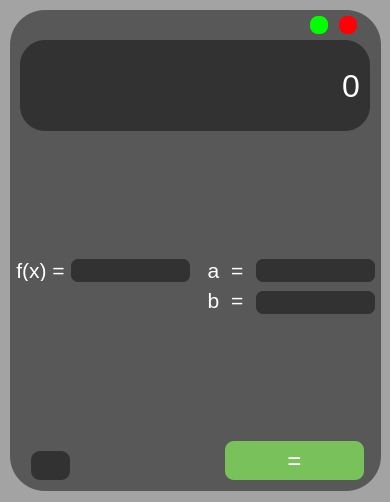
<?xml version="1.0" encoding="UTF-8"?>
<ui version="4.0">
 <class>MainWindow</class>
 <widget class="QMainWindow" name="MainWindow">
  <property name="windowModality">
   <enum>Qt::NonModal</enum>
  </property>
  <property name="geometry">
   <rect>
    <x>0</x>
    <y>0</y>
    <width>390</width>
    <height>502</height>
   </rect>
  </property>
  <property name="minimumSize">
   <size>
    <width>390</width>
    <height>502</height>
   </size>
  </property>
  <property name="maximumSize">
   <size>
    <width>390</width>
    <height>502</height>
   </size>
  </property>
  <property name="windowTitle">
   <string>ntegral</string>
  </property>
  <property name="windowOpacity">
   <double>1.000000000000000</double>
  </property>
  <property name="styleSheet">
   <string notr="true">background-color: rgb(163, 163, 163);</string>
  </property>
  <widget class="QWidget" name="centralwidget">
   <widget class="QLabel" name="label_3">
    <property name="geometry">
     <rect>
      <x>-20</x>
      <y>260</y>
      <width>121</width>
      <height>21</height>
     </rect>
    </property>
    <property name="font">
     <font>
      <pointsize>16</pointsize>
      <weight>50</weight>
      <bold>false</bold>
     </font>
    </property>
    <property name="styleSheet">
     <string notr="true">background-color: transparent;
color: rgb(255, 255, 255);</string>
    </property>
    <property name="text">
     <string>f(x) =</string>
    </property>
    <property name="alignment">
     <set>Qt::AlignCenter</set>
    </property>
   </widget>
   <widget class="QLineEdit" name="funcao">
    <property name="geometry">
     <rect>
      <x>70</x>
      <y>258</y>
      <width>121</width>
      <height>25</height>
     </rect>
    </property>
    <property name="styleSheet">
     <string notr="true">background-color: rgb(50, 50, 50);
color: rgb(255, 255, 255);
border-radius:8px;
border-style:outset;
border-width:2px;
border-color:transparent;</string>
    </property>
   </widget>
   <widget class="QPushButton" name="calcular">
    <property name="geometry">
     <rect>
      <x>224</x>
      <y>440</y>
      <width>141</width>
      <height>41</height>
     </rect>
    </property>
    <property name="font">
     <font>
      <family>MS Shell Dlg 2</family>
      <pointsize>18</pointsize>
      <weight>50</weight>
      <italic>false</italic>
      <bold>false</bold>
     </font>
    </property>
    <property name="styleSheet">
     <string notr="true">QPushButton{
color: rgb(255, 255, 255);
background-color: rgb(121, 193, 90);
font: 18pt &quot;MS Shell Dlg 2&quot;;
border-style: outset;
border-width: 2px;
border-radius: 10px;
border-color: transparent;
padding: 4px;
}
QPushButton:pressed{
border-style: outset;
border-width: 2px;
border-radius: 10px;
border-color: transparent;
padding: 4px;
	background-color: rgb(207, 207, 207);
}</string>
    </property>
    <property name="text">
     <string>=</string>
    </property>
   </widget>
   <widget class="QLabel" name="label">
    <property name="geometry">
     <rect>
      <x>120</x>
      <y>150</y>
      <width>151</width>
      <height>101</height>
     </rect>
    </property>
    <property name="styleSheet">
     <string notr="true">background-color: transparent;</string>
    </property>
    <property name="text">
     <string/>
    </property>
    <property name="pixmap">
     <pixmap>qrc/Simbolo Integral.png</pixmap>
    </property>
    <property name="scaledContents">
     <bool>true</bool>
    </property>
   </widget>
   <widget class="QLabel" name="resultado">
    <property name="geometry">
     <rect>
      <x>20</x>
      <y>40</y>
      <width>350</width>
      <height>91</height>
     </rect>
    </property>
    <property name="minimumSize">
     <size>
      <width>349</width>
      <height>91</height>
     </size>
    </property>
    <property name="maximumSize">
     <size>
      <width>430</width>
      <height>91</height>
     </size>
    </property>
    <property name="font">
     <font>
      <pointsize>24</pointsize>
     </font>
    </property>
    <property name="styleSheet">
     <string notr="true">color: rgb(255, 255, 255);
background-color: rgb(50, 50, 50);
border-radius:25px;
padding:2px;</string>
    </property>
    <property name="frameShape">
     <enum>QFrame::WinPanel</enum>
    </property>
    <property name="frameShadow">
     <enum>QFrame::Raised</enum>
    </property>
    <property name="lineWidth">
     <number>5</number>
    </property>
    <property name="text">
     <string>0</string>
    </property>
    <property name="alignment">
     <set>Qt::AlignRight|Qt::AlignTrailing|Qt::AlignVCenter</set>
    </property>
    <property name="margin">
     <number>20</number>
    </property>
   </widget>
   <widget class="QLabel" name="label_2">
    <property name="geometry">
     <rect>
      <x>10</x>
      <y>10</y>
      <width>371</width>
      <height>481</height>
     </rect>
    </property>
    <property name="minimumSize">
     <size>
      <width>371</width>
      <height>481</height>
     </size>
    </property>
    <property name="maximumSize">
     <size>
      <width>371</width>
      <height>481</height>
     </size>
    </property>
    <property name="styleSheet">
     <string notr="true">border-radius:35px;
background-color: rgb(88, 88, 88);</string>
    </property>
    <property name="text">
     <string/>
    </property>
   </widget>
   <widget class="QLabel" name="label_4">
    <property name="geometry">
     <rect>
      <x>160</x>
      <y>290</y>
      <width>131</width>
      <height>21</height>
     </rect>
    </property>
    <property name="font">
     <font>
      <pointsize>16</pointsize>
      <weight>50</weight>
      <bold>false</bold>
     </font>
    </property>
    <property name="styleSheet">
     <string notr="true">background-color: transparent;
color: rgb(255, 255, 255);</string>
    </property>
    <property name="text">
     <string>b  =</string>
    </property>
    <property name="alignment">
     <set>Qt::AlignCenter</set>
    </property>
   </widget>
   <widget class="QLineEdit" name="b">
    <property name="geometry">
     <rect>
      <x>255</x>
      <y>290</y>
      <width>121</width>
      <height>25</height>
     </rect>
    </property>
    <property name="styleSheet">
     <string notr="true">background-color: rgb(50, 50, 50);
color: rgb(255, 255, 255);
border-radius:8px;
border-style:outset;
border-width:2px;
border-color:transparent;</string>
    </property>
   </widget>
   <widget class="QLineEdit" name="a">
    <property name="geometry">
     <rect>
      <x>255</x>
      <y>258</y>
      <width>121</width>
      <height>25</height>
     </rect>
    </property>
    <property name="styleSheet">
     <string notr="true">background-color: rgb(50, 50, 50);
color: rgb(255, 255, 255);
border-radius:8px;
border-style:outset;
border-width:2px;
border-color:transparent;</string>
    </property>
   </widget>
   <widget class="QLabel" name="label_5">
    <property name="geometry">
     <rect>
      <x>160</x>
      <y>260</y>
      <width>131</width>
      <height>21</height>
     </rect>
    </property>
    <property name="font">
     <font>
      <pointsize>16</pointsize>
      <weight>50</weight>
      <bold>false</bold>
     </font>
    </property>
    <property name="styleSheet">
     <string notr="true">background-color: transparent;
color: rgb(255, 255, 255);</string>
    </property>
    <property name="text">
     <string>a  =</string>
    </property>
    <property name="alignment">
     <set>Qt::AlignCenter</set>
    </property>
   </widget>
   <widget class="QPushButton" name="close">
    <property name="geometry">
     <rect>
      <x>339</x>
      <y>16</y>
      <width>18</width>
      <height>18</height>
     </rect>
    </property>
    <property name="styleSheet">
     <string notr="true">
background-color: rgb(255, 0, 4);
border-radius:8px;
border-width: 1px;



</string>
    </property>
    <property name="text">
     <string/>
    </property>
   </widget>
   <widget class="QPushButton" name="min">
    <property name="geometry">
     <rect>
      <x>310</x>
      <y>16</y>
      <width>18</width>
      <height>18</height>
     </rect>
    </property>
    <property name="styleSheet">
     <string notr="true">
background-color: rgb(0, 255, 0);
border-radius:8px;
border-width: 1px;



</string>
    </property>
    <property name="text">
     <string/>
    </property>
   </widget>
   <widget class="QPushButton" name="voltar">
    <property name="geometry">
     <rect>
      <x>30</x>
      <y>450</y>
      <width>41</width>
      <height>31</height>
     </rect>
    </property>
    <property name="font">
     <font>
      <family>MS Shell Dlg 2</family>
      <pointsize>18</pointsize>
      <weight>50</weight>
      <italic>false</italic>
      <bold>false</bold>
     </font>
    </property>
    <property name="styleSheet">
     <string notr="true">QPushButton{
background-color: rgb(50, 50, 50);
font: 18pt &quot;MS Shell Dlg 2&quot;;
border-style: outset;
border-width: 2px;
border-radius: 10px;
border-color: transparent;
padding: 4px;
}
QPushButton:pressed{
border-style: outset;
border-width: 2px;
border-radius: 10px;
border-color: transparent;
padding: 4px;
background-color: rgb(50, 50, 50);
}</string>
    </property>
    <property name="text">
     <string/>
    </property>
    <property name="icon">
     <iconset>
      <normaloff>qrc/setinha.png</normaloff>qrc/setinha.png</iconset>
    </property>
    <property name="iconSize">
     <size>
      <width>30</width>
      <height>30</height>
     </size>
    </property>
   </widget>
   <zorder>label_2</zorder>
   <zorder>label_5</zorder>
   <zorder>label</zorder>
   <zorder>label_3</zorder>
   <zorder>funcao</zorder>
   <zorder>calcular</zorder>
   <zorder>resultado</zorder>
   <zorder>label_4</zorder>
   <zorder>b</zorder>
   <zorder>a</zorder>
   <zorder>close</zorder>
   <zorder>min</zorder>
   <zorder>voltar</zorder>
  </widget>
 </widget>
 <resources/>
 <connections/>
</ui>
